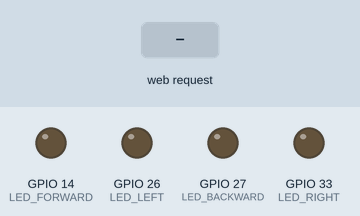
Recording of a sketch running on a simulated ESP32. Shown: output pins drawn as LEDs (lit = HIGH). The inputs (shaded band) are chosen by the test bench. WiFi joins after 1.5 s; servers stay silent unless stated; what the sketch prints to the serial monitor is not drawn.

Above: at 2.7 s.
2.8 s: HTTP request GET /forward received
At 3.6 s:
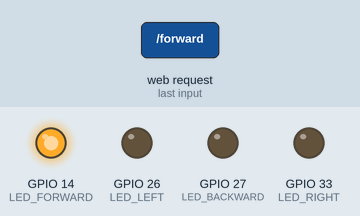
4.3 s: HTTP request GET /backward received
At 4.8 s:
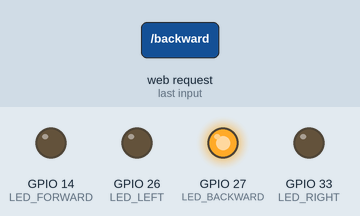
5.8 s: HTTP request GET /left received
At 7.0 s:
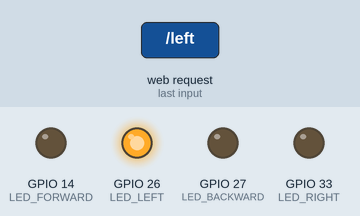
7.3 s: HTTP request GET /right received
At 8.2 s:
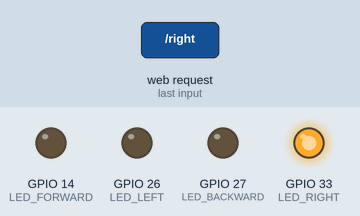
8.8 s: HTTP request GET /stop received
At 9.3 s:
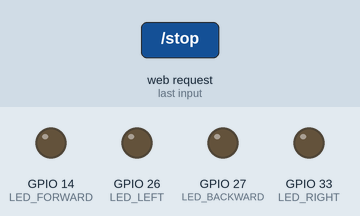
Timing chart, 0 to 11.3 s (numbered marks = the images above; inputs shaded):
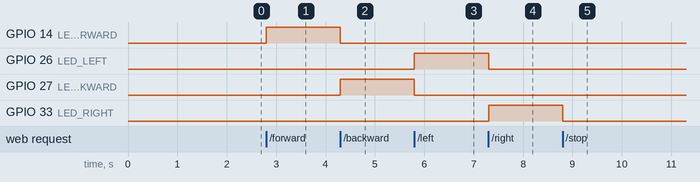

The sketch:

WIFI_Control_WHEELCHAIR.ino
```cpp
#include <WiFi.h>
#include <WebServer.h>

// WiFi credentials
const char* ssid = "JioFiber-iph8U";
const char* password = "48942109";

// LED pins
#define LED_FORWARD 14
#define LED_BACKWARD 27
#define LED_LEFT 26
#define LED_RIGHT 33

WebServer server(80);

void controlLEDs(int activePin) {
  digitalWrite(LED_FORWARD, activePin == LED_FORWARD ? HIGH : LOW);
  digitalWrite(LED_BACKWARD, activePin == LED_BACKWARD ? HIGH : LOW);
  digitalWrite(LED_LEFT, activePin == LED_LEFT ? HIGH : LOW);
  digitalWrite(LED_RIGHT, activePin == LED_RIGHT ? HIGH : LOW);
}

void stopAllLEDs() {
  digitalWrite(LED_FORWARD, LOW);
  digitalWrite(LED_BACKWARD, LOW);
  digitalWrite(LED_LEFT, LOW);
  digitalWrite(LED_RIGHT, LOW);
}

String getHTML() {
  return R"rawliteral(
  <!DOCTYPE html>
  <html>
  <head>
    <title>ESP32 Remote</title>
    <meta name="viewport" content="width=device-width, initial-scale=1.0">
    <style>
      body {
        font-family: Arial, sans-serif;
        background: #222;
        color: white;
        text-align: center;
        margin: 0;
        padding: 0;
      }
      h2 {
        margin: 20px 0;
      }
      .grid {
        display: grid;
        grid-template-columns: 1fr 1fr 1fr;
        gap: 15px;
        justify-items: center;
        align-items: center;
        max-width: 300px;
        margin: auto;
      }
      button {
        background-color: #007bff;
        border: none;
        color: white;
        padding: 25px;
        font-size: 24px;
        border-radius: 12px;
        width: 100%;
        max-width: 90px;
      }
      button:active {
        background-color: #0056b3;
        transform: scale(0.95);
      }
    </style>
  </head>
  <body>
    <h2>ESP32 Remote</h2>
    <div class="grid">
      <div></div>
      <button onclick="sendCommand('/forward')">F</button>
      <div></div>

      <button onclick="sendCommand('/left')">L</button>
      <button onclick="sendCommand('/stop')">S</button>
      <button onclick="sendCommand('/right')">R</button>

      <div></div>
      <button onclick="sendCommand('/backward')">B</button>
      <div></div>
    </div>

    <script>
      function sendCommand(path) {
        fetch(path);
      }
    </script>
  </body>
  </html>
  )rawliteral";
}

void setup() {
  Serial.begin(115200);
  pinMode(LED_FORWARD, OUTPUT);
  pinMode(LED_BACKWARD, OUTPUT);
  pinMode(LED_LEFT, OUTPUT);
  pinMode(LED_RIGHT, OUTPUT);
  stopAllLEDs();

  WiFi.begin(ssid, password);
  Serial.print("Connecting to WiFi");
  while (WiFi.status() != WL_CONNECTED) {
    Serial.print(".");
    delay(500);
  }
  Serial.println("\nConnected!");
  Serial.print("IP: ");
  Serial.println(WiFi.localIP());

  server.on("/", []() { server.send(200, "text/html", getHTML()); });

  server.on("/forward", []() { controlLEDs(LED_FORWARD); server.send(200, "text/plain", "Forward"); });
  server.on("/backward", []() { controlLEDs(LED_BACKWARD); server.send(200, "text/plain", "Backward"); });
  server.on("/left", []() { controlLEDs(LED_LEFT); server.send(200, "text/plain", "Left"); });
  server.on("/right", []() { controlLEDs(LED_RIGHT); server.send(200, "text/plain", "Right"); });
  server.on("/stop", []() { stopAllLEDs(); server.send(200, "text/plain", "Stop"); });

  server.begin();
}

void loop() {
  server.handleClient();
}
```

Measured:
- after the input at 2.8 s, GPIO 14 (LED_FORWARD): LOW → HIGH at once
- after the input at 4.3 s, GPIO 14 (LED_FORWARD): HIGH → LOW at once; GPIO 27 (LED_BACKWARD): LOW → HIGH at once
- after the input at 5.8 s, GPIO 26 (LED_LEFT): LOW → HIGH at once; GPIO 27 (LED_BACKWARD): HIGH → LOW at once
- after the input at 7.3 s, GPIO 26 (LED_LEFT): HIGH → LOW at once; GPIO 33 (LED_RIGHT): LOW → HIGH at once
- after the input at 8.8 s, GPIO 33 (LED_RIGHT): HIGH → LOW at once
